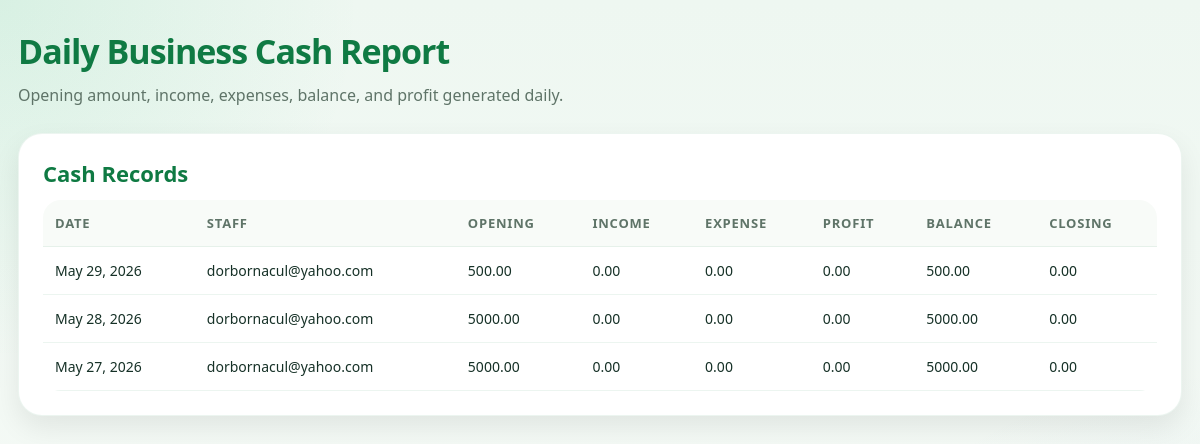
/dailycash/report/ (signed in), run on an earlier commit of the app's database.
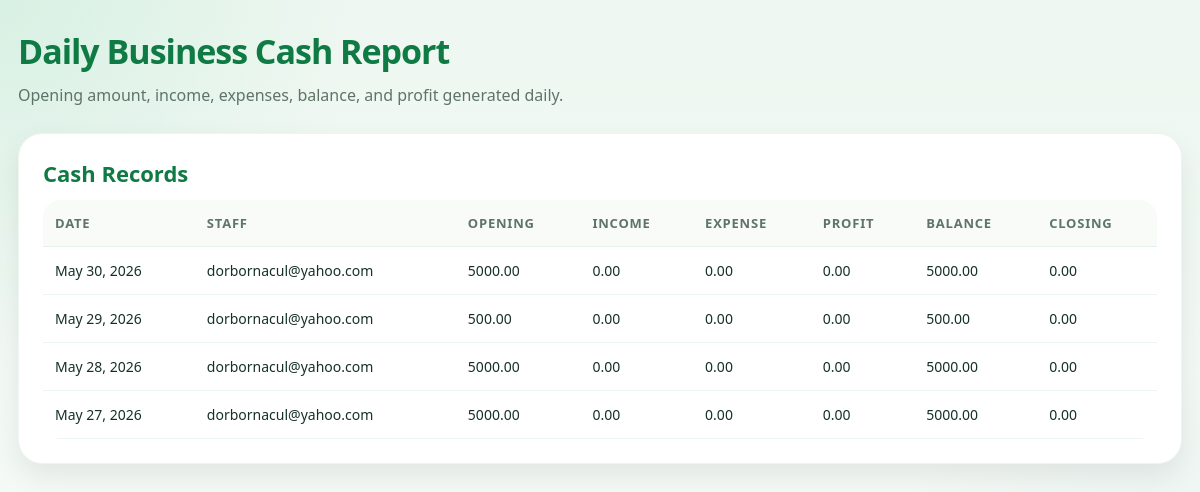
And on a later commit of the database.
### dailycash/models.py (models this page shows)
class DailyBusinessCash(models.Model):
    staff = models.ForeignKey(settings.AUTH_USER_MODEL, on_delete=models.CASCADE)
    business_date = models.DateField(default=timezone.localdate)
    opening_amount = models.DecimalField(max_digits=12, decimal_places=2, default=Decimal("0.00"))
    closing_amount = models.DecimalField(max_digits=12, decimal_places=2, default=Decimal("0.00"))
    total_income = models.DecimalField(max_digits=12, decimal_places=2, default=Decimal("0.00"))
    total_expense = models.DecimalField(max_digits=12, decimal_places=2, default=Decimal("0.00"))
    profit_generated = models.DecimalField(max_digits=12, decimal_places=2, default=Decimal("0.00"))
    balance = models.DecimalField(max_digits=12, decimal_places=2, default=Decimal("0.00"))
    created_at = models.DateTimeField(auto_now_add=True)
    class Meta:
        unique_together = ("staff", "business_date")
    def save(self, *args, **kwargs):
        opening = Decimal(str(self.opening_amount or "0.00"))
        income = Decimal(str(self.total_income or "0.00"))
        expense = Decimal(str(self.total_expense or "0.00"))
        self.profit_generated = income - expense
        self.balance = opening + self.profit_generated
        super().save(*args, **kwargs)

### accounts/models.py (models this page shows, shortened)
class User(AbstractUser):
    ROLE_CHOICES = [
        ("admin", "Admin"),
        ("management", "Management"),
        ("operator", "Operator"),
        ("customer", "Customer"),
    ]
    role = models.CharField(max_length=20, choices=ROLE_CHOICES, default="customer")
    phone = models.CharField(max_length=30, blank=True, null=True)
    email_verified = models.BooleanField(default=False)
    verification_code = models.CharField(max_length=10, blank=True, null=True)
    reset_code = models.CharField(max_length=10, blank=True, null=True)

### dailycash/views.py (the view)
# urls.py: path("report/", daily_cash_report, name="daily_cash_report"),
@login_required
def daily_cash_report(request):
    today = timezone.localdate()
    if request.user.role in ["admin", "management"]:
        records = DailyBusinessCash.objects.all().order_by("-business_date", "-created_at")
    else:
        records = DailyBusinessCash.objects.filter(staff=request.user).order_by("-business_date")
    for record in records:
        activities = ActivityLog.objects.filter(
            user=record.staff,
            created_at__date=record.business_date
        )
        total_income = Decimal("0.00")
        total_expense = Decimal("0.00")
        for item in activities:
            amount = Decimal(str(item.amount or "0.00"))
            if item.status in ["completed", "approved", "paid", "success"]:
                total_income += amount
            if item.status in ["expense", "refund", "failed"]:
                total_expense += amount
        record.total_income = total_income
        record.total_expense = total_expense
        record.profit_generated = total_income - total_expense
        record.balance = record.opening_amount + record.profit_generated
        record.save()
    return render(request, "dailycash/daily_cash_report.html", {"records": records})

### dailycash/templates/dailycash/daily_cash_report.html (shortened to what this page needs)
{% extends "base_dashboard.html" %}
{% block content %}
<div class="topbar">
    <div class="title-box">
        <h1>Daily Business Cash Report</h1>
        <p>Opening amount, income, expenses, balance, and profit generated daily.</p>
    </div>
</div>
<div class="panel">
    <h2>Cash Records</h2>
    <div class="table-wrap">
        <table>
            <thead>
                <tr>
                    <th>Date</th>
                    <th>Staff</th>
                    <th>Opening</th>
                    <th>Income</th>
                    <th>Expense</th>
                    <th>Profit</th>
                    <th>Balance</th>
                    <th>Closing</th>
                </tr>
            </thead>
            <tbody>
                {% for record in records %}
                    <tr>
                        <td>{{ record.business_date }}</td>
                        <td>{{ record.staff.username }}</td>
                        <td>{{ record.opening_amount }}</td>
                        <td>{{ record.total_income }}</td>
                        <td>{{ record.total_expense }}</td>
                        <td>{{ record.profit_generated }}</td>
                        <td>{{ record.balance }}</td>
                        <td>{{ record.closing_amount }}</td>
                    </tr>
                {% empty %}
                    <tr>
                        <td colspan="8">No daily cash records yet.</td>
                    </tr>
                {% endfor %}
            </tbody>
        </table>
    </div>
</div>
{% endblock %}

### templates/base_dashboard.html (shortened to what this page needs)
{% load static %}
<!DOCTYPE html>
<html lang="en">
<head>
</head>
<body>
    <div class="dashboard-wrap">
        {% block content %}{% endblock %}
    </div>
</body>
</html>

### templates/base_dashboard.html (style rules this page uses)
:root { --green-dark: #0f7a43; --green: #16b86a; --green-soft: #34b79f; --gold: #d4a11e; --blue: #114c8d; --cream: #f8f6ef; --text: #163127; --muted: #5f7468; --white: #ffffff; --shadow: 0 18px 40px rgba(0,0,0,0.10); --card-shadow: 0 12px 28px rgba(0,0,0,0.08); }
* { box-sizing: border-box; }
body { margin: 0; font-family: "Segoe UI", Tahoma, Geneva, Verdana, sans-serif; background: radial-gradient(circle at top left, rgba(22,184,106,0.10), transparent 25%), radial-gradient(circle at bottom right, rgba(17,76,141,0.08), transparent 30%), linear-gradient(180deg, #eef7f1 0%, #f8fbf8 100%); color: var(--text); min-height: 100vh; }
.dashboard-wrap { max-width: 1280px; margin: 0 auto; padding: 28px 18px 50px; }
.topbar { display: flex; justify-content: space-between; align-items: flex-start; gap: 20px; margin-bottom: 24px; flex-wrap: wrap; }
.title-box h1 { margin: 0; font-size: 34px; color: var(--green-dark); letter-spacing: -0.03em; }
.title-box p { margin: 8px 0 0; color: var(--muted); line-height: 1.7; }
.panel { background: var(--white); border-radius: 24px; padding: 24px; box-shadow: var(--card-shadow); border: 1px solid rgba(15,122,67,0.08); margin-bottom: 20px; }
.panel h2 { margin: 0 0 12px; font-size: 22px; color: var(--green-dark); }
.table-wrap { overflow-x: auto; border-radius: 18px; }
table { width: 100%; border-collapse: collapse; min-width: 900px; }
th, td { padding: 14px 12px; text-align: left; border-bottom: 1px solid rgba(15,122,67,0.08); font-size: 14px; vertical-align: top; }
th { color: var(--muted); font-size: 13px; text-transform: uppercase; letter-spacing: 0.06em; background: #f8fbf8; }

What changed in the data, as far as the page shows it:
added DailyBusinessCash: business_date "May 30, 2026", staff.username "dorbornacul@yahoo.com", opening_amount "5000.00", total_income "0.00", total_expense "0.00", profit_generated "0.00", balance "5000.00", closing_amount "0.00"
